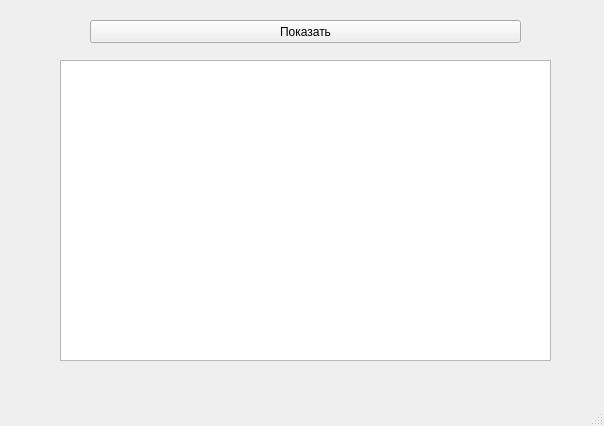
<?xml version="1.0" encoding="UTF-8"?>
<ui version="4.0">
 <class>MainWindow</class>
 <widget class="QMainWindow" name="MainWindow">
  <property name="geometry">
   <rect>
    <x>0</x>
    <y>0</y>
    <width>604</width>
    <height>426</height>
   </rect>
  </property>
  <property name="minimumSize">
   <size>
    <width>604</width>
    <height>426</height>
   </size>
  </property>
  <property name="maximumSize">
   <size>
    <width>604</width>
    <height>426</height>
   </size>
  </property>
  <property name="windowTitle">
   <string>CoffeeBaseDate</string>
  </property>
  <widget class="QWidget" name="centralwidget">
   <widget class="QTableWidget" name="table">
    <property name="geometry">
     <rect>
      <x>60</x>
      <y>60</y>
      <width>491</width>
      <height>301</height>
     </rect>
    </property>
   </widget>
   <widget class="QPushButton" name="show_table">
    <property name="geometry">
     <rect>
      <x>90</x>
      <y>20</y>
      <width>431</width>
      <height>23</height>
     </rect>
    </property>
    <property name="text">
     <string>Показать</string>
    </property>
   </widget>
  </widget>
  <widget class="QMenuBar" name="menubar">
   <property name="geometry">
    <rect>
     <x>0</x>
     <y>0</y>
     <width>604</width>
     <height>21</height>
    </rect>
   </property>
  </widget>
  <widget class="QStatusBar" name="statusbar"/>
 </widget>
 <resources/>
 <connections/>
</ui>
